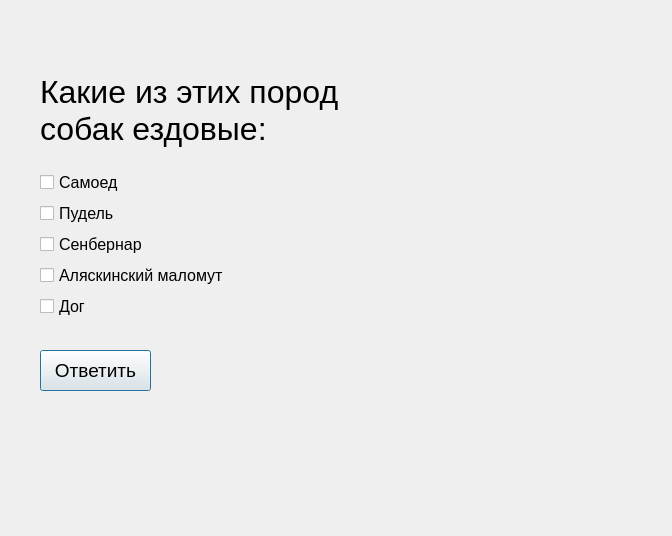
<?xml version="1.0" encoding="UTF-8"?>
<ui version="4.0">
 <class>Dialog</class>
 <widget class="QDialog" name="Dialog">
  <property name="geometry">
   <rect>
    <x>0</x>
    <y>0</y>
    <width>672</width>
    <height>536</height>
   </rect>
  </property>
  <property name="windowTitle">
   <string>Dialog</string>
  </property>
  <widget class="QLabel" name="label">
   <property name="geometry">
    <rect>
     <x>40</x>
     <y>60</y>
     <width>321</width>
     <height>101</height>
    </rect>
   </property>
   <property name="font">
    <font>
     <pointsize>24</pointsize>
    </font>
   </property>
   <property name="text">
    <string>Какие из этих пород
собак ездовые:</string>
   </property>
  </widget>
  <widget class="QWidget" name="formLayoutWidget">
   <property name="geometry">
    <rect>
     <x>40</x>
     <y>170</y>
     <width>281</width>
     <height>161</height>
    </rect>
   </property>
   <layout class="QFormLayout" name="formLayout">
    <item row="0" column="0">
     <widget class="QCheckBox" name="checkBox">
      <property name="font">
       <font>
        <pointsize>12</pointsize>
       </font>
      </property>
      <property name="text">
       <string>Самоед</string>
      </property>
     </widget>
    </item>
    <item row="1" column="0">
     <widget class="QCheckBox" name="checkBox_2">
      <property name="font">
       <font>
        <pointsize>12</pointsize>
       </font>
      </property>
      <property name="text">
       <string>Пудель</string>
      </property>
     </widget>
    </item>
    <item row="2" column="0">
     <widget class="QCheckBox" name="checkBox_3">
      <property name="font">
       <font>
        <pointsize>12</pointsize>
       </font>
      </property>
      <property name="text">
       <string>Сенбернар</string>
      </property>
     </widget>
    </item>
    <item row="3" column="0">
     <widget class="QCheckBox" name="checkBox_4">
      <property name="font">
       <font>
        <pointsize>12</pointsize>
       </font>
      </property>
      <property name="text">
       <string>Аляскинский маломут</string>
      </property>
     </widget>
    </item>
    <item row="4" column="0">
     <widget class="QCheckBox" name="checkBox_5">
      <property name="font">
       <font>
        <pointsize>12</pointsize>
       </font>
      </property>
      <property name="text">
       <string>Дог</string>
      </property>
     </widget>
    </item>
   </layout>
  </widget>
  <widget class="QPushButton" name="pushButton">
   <property name="geometry">
    <rect>
     <x>40</x>
     <y>350</y>
     <width>111</width>
     <height>41</height>
    </rect>
   </property>
   <property name="font">
    <font>
     <pointsize>14</pointsize>
    </font>
   </property>
   <property name="text">
    <string>Ответить</string>
   </property>
  </widget>
 </widget>
 <resources/>
 <connections/>
</ui>
